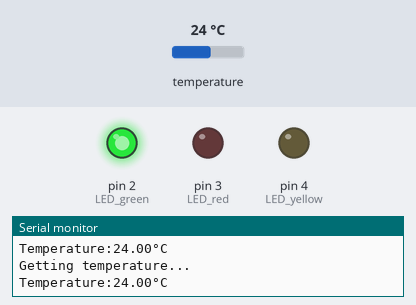
Simulated run of this program. Board: Arduino Nano, built with avr-gcc and run on an emulated ATmega328P. On the bench: output pins drawn as LEDs (lit = HIGH), the last lines printed to the serial monitor. Inputs (shaded band) come from the test bench; at power-on: temperature 24 °C.

Above: at 3.3 s.
3.4 s: temperature set to 29.7 °C
5.9 s: temperature set to 30.8 °C
At 6.7 s:
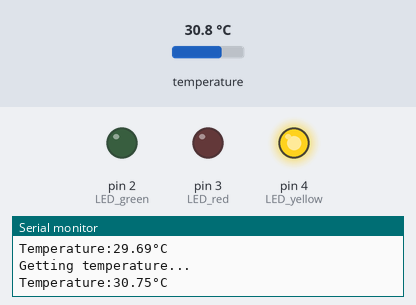
8.4 s: temperature set to 32.7 °C
At 10.4 s:
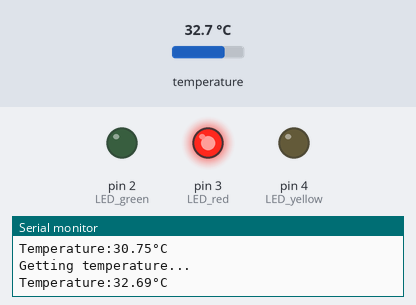
11.1 s: temperature set to 12 °C
At 11.7 s:
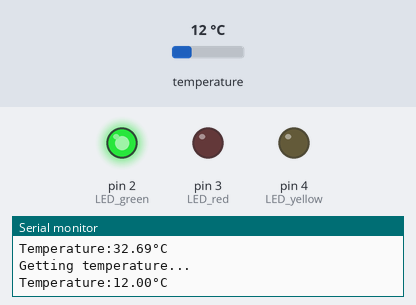
13.6 s: temperature set to 33 °C
At 15.5 s:
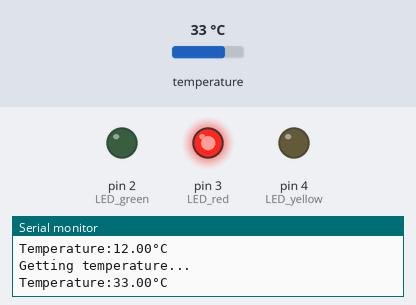
Timing chart, 0 to 17.0 s (numbered marks = the images above; inputs shaded):
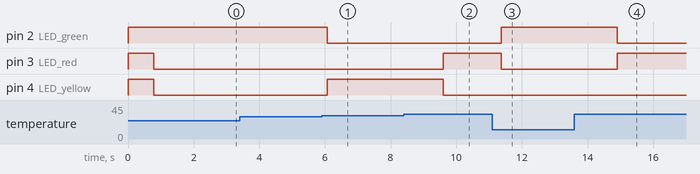

The program:

main.cpp
```cpp
#include <Arduino.h>
#include <OneWire.h>
#include <DallasTemperature.h>

#define LED_green 2
#define LED_red 3
#define LED_yellow 4
#define ONE_WIRE_BUS 5

float tempC = 0;

OneWire wireBus(ONE_WIRE_BUS);
DallasTemperature sensor(&wireBus);

void setup() {

pinMode(LED_green, OUTPUT);
pinMode(LED_red, OUTPUT);
pinMode(LED_yellow, OUTPUT);

digitalWrite(LED_green, HIGH);
digitalWrite(LED_red, HIGH);
digitalWrite(LED_yellow, HIGH);

Serial.begin(9600);
sensor.begin();


}

void loop() {

Serial.println("Getting temperature...");
sensor.requestTemperatures();
Serial.print("Temperature:");
tempC = sensor.getTempCByIndex(0);
Serial.print(tempC);

if (tempC < 30) {
  digitalWrite(LED_green, HIGH);
  digitalWrite(LED_red, LOW);
  digitalWrite(LED_yellow, LOW);
}

if (tempC > 30 && tempC < 32) {
  digitalWrite(LED_green, LOW);
  digitalWrite(LED_red, LOW);
  digitalWrite(LED_yellow, HIGH);
}

if (tempC >32) {
  digitalWrite(LED_green, LOW);
  digitalWrite(LED_red, HIGH);
  digitalWrite(LED_yellow, LOW);
}

Serial.println("°C");
delay(1000);

}
```

Measured:
- the behaviour switches between 30 and 30.1 °C on temperature (found by bisection; images 0 and 1)
- the behaviour switches between 32 and 32.1 °C on temperature (found by bisection; images 1 and 2)
- after the input at 5.9 s, pin 2 (LED_green): HIGH → LOW after 0.17 s; pin 4 (LED_yellow): LOW → HIGH after 0.17 s
- after the input at 8.4 s, pin 3 (LED_red): LOW → HIGH after 1.2 s; pin 4 (LED_yellow): HIGH → LOW after 1.2 s
- after the input at 11.1 s, pin 2 (LED_green): LOW → HIGH after 0.27 s; pin 3 (LED_red): HIGH → LOW after 0.27 s
- after the input at 13.6 s, pin 2 (LED_green): HIGH → LOW after 1.3 s; pin 3 (LED_red): LOW → HIGH after 1.3 s
